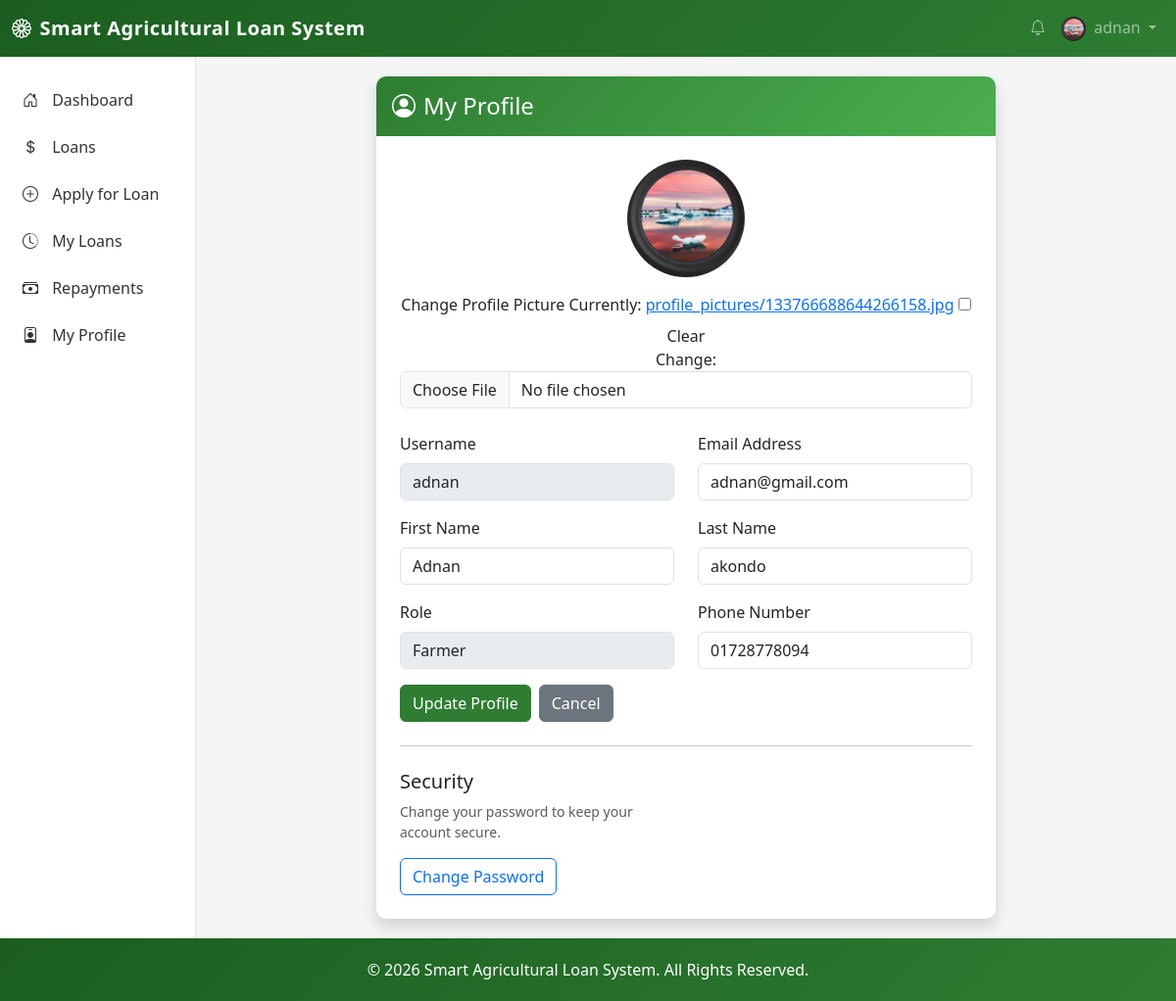
The app's page /profile/ (signed in) with its own data.
### loan_app/models.py (models this page shows, shortened)
class User(AbstractUser):
    ROLE_CHOICES = [
        ("Farmer", "Farmer"),
        ("Bank Officer", "Bank Officer"),
        ("Admin", "Admin"),
    ]
    role = models.CharField(max_length=20, choices=ROLE_CHOICES, default="Farmer")
    phone_number = models.CharField(max_length=20, blank=True)
    profile_picture = models.ImageField(
        upload_to="profile_pictures/", blank=True, null=True
    )
    is_verified = models.BooleanField(default=False)
    nid_card_front = models.FileField(
        upload_to="nid_cards/",
        blank=True,
        null=True,
        help_text="Upload NID card front side",
    )
    nid_card_back = models.FileField(
        upload_to="nid_cards/",
        blank=True,
        null=True,
        help_text="Upload NID card back side",
    )
    nid_verified = models.BooleanField(
        default=False, help_text="Whether NID has been verified by bank officer"
    )
    nid_verified_by = models.ForeignKey(
        "self",
        on_delete=models.SET_NULL,
        null=True,
        blank=True,
        related_name="nid_verifications",
    )
    nid_verified_at = models.DateTimeField(null=True, blank=True)

### loan_app/views.py (the view)
# urls.py: path("profile/", views.profile, name="profile"),
@login_required
def profile(request):
    if request.method == "POST":
        form = UserUpdateForm(request.POST, request.FILES, instance=request.user)
        if form.is_valid():
            form.save()
            messages.success(request, "Profile updated successfully!")
            return redirect("profile")
    else:
        form = UserUpdateForm(instance=request.user)
    return render(request, "registration/profile.html", {"form": form})

### loan_app/forms.py
class UserUpdateForm(forms.ModelForm):
    email = forms.EmailField(required=True)
    phone_number = forms.CharField(max_length=20, required=False)
    role = forms.ChoiceField(choices=User.ROLE_CHOICES, required=False)
    profile_picture = forms.ImageField(
        required=False,
        widget=forms.ClearableFileInput(
            attrs={"class": "form-control", "accept": "image/*"}
        ),
    )
    class Meta:
        model = User
        fields = [
            "username",
            "email",
            "phone_number",
            "role",
            "first_name",
            "last_name",
            "profile_picture",
        ]
    def __init__(self, *args, **kwargs):
        super().__init__(*args, **kwargs)
        for field in self.fields:
            self.fields[field].widget.attrs.update({"class": "form-control"})
        self.fields["role"].disabled = True
        self.fields["username"].disabled = True

### templates/registration/profile.html (shortened to what this page needs)
{% extends 'base.html' %}
{% block content %}
<div class="row">
    <div class="col-md-8 mx-auto">
        <div class="card shadow">
            <div class="card-header py-3">
                <h4 class="mb-0"><i class="bi bi-person-circle me-2"></i>My Profile</h4>
            </div>
            <div class="card-body p-4">
                <form method="post" enctype="multipart/form-data">
                    <div class="text-center mb-4">
                        {% if user.profile_picture %}
                            <img src="{{ user.profile_picture.url }}"
                                 alt="Profile Picture"
                                 class="rounded-circle mb-3"
                                 style="width: 120px; height: 120px; object-fit: cover;">
                        {% else %}
                            <i class="bi bi-person-circle text-secondary mb-3" style="font-size: 120px;"></i>
                        {% endif %}
                        <div class="mb-3">
                            <label for="id_profile_picture" class="form-label">Change Profile Picture</label>
                            {{ form.profile_picture }}
                        </div>
                    </div>
                    <div class="row">
                        <div class="col-md-6 mb-3">
                            <label for="id_username" class="form-label">Username</label>
                            {{ form.username }}
                        </div>
                        <div class="col-md-6 mb-3">
                            <label for="id_email" class="form-label">Email Address</label>
                            {{ form.email }}
                        </div>
                    </div>
                    <div class="row">
                        <div class="col-md-6 mb-3">
                            <label for="id_first_name" class="form-label">First Name</label>
                            {{ form.first_name }}
                        </div>
                        <div class="col-md-6 mb-3">
                            <label for="id_last_name" class="form-label">Last Name</label>
                            {{ form.last_name }}
                        </div>
                    </div>
                    <div class="row">
                        <div class="col-md-6 mb-3">
                            <label for="id_role" class="form-label">Role</label>
                            {{ form.role }}
                        </div>
                        <div class="col-md-6 mb-3">
                            <label for="id_phone_number" class="form-label">Phone Number</label>
                            {{ form.phone_number }}
                        </div>
                    </div>
                    <div class="d-flex gap-2">
                        <button type="submit" class="btn btn-primary">Update Profile</button>
                        <a href="{% url 'home' %}" class="btn btn-secondary">Cancel</a>
                    </div>
                </form>
                <hr class="my-4">
                <div class="row">
                    <div class="col-md-6">
                        <h5>Security</h5>
                        <p class="text-muted small">Change your password to keep your account secure.</p>
                        <a href="{% url 'password_change' %}" class="btn btn-outline-primary">Change Password</a>
                    </div>
                </div>
            </div>
        </div>
    </div>
</div>
{% endblock %}

### templates/base.html (shortened to what this page needs)
<!DOCTYPE html>
<html lang="en">
<head>
    <link href="https://cdn.jsdelivr.net/npm/bootstrap@5.3.2/dist/css/bootstrap.min.css" rel="stylesheet">
    <link rel="stylesheet" href="https://cdn.jsdelivr.net/npm/bootstrap-icons@1.11.1/font/bootstrap-icons.css">
</head>
<body>
    <nav class="navbar navbar-expand-lg navbar-dark">
        <div class="container-fluid">
            <a class="navbar-brand" href="/">
                <i class="bi bi-flower1 me-2"></i>Smart Agricultural Loan System
            </a>
            <div class="collapse navbar-collapse" id="navbarNav">
                <ul class="navbar-nav ms-auto">
                    <li class="nav-item">
                        <a class="nav-link" href="#"><i class="bi bi-bell"></i></a>
                    </li>
                    <li class="nav-item dropdown">
                        <a class="nav-link dropdown-toggle" href="#" role="button" data-bs-toggle="dropdown">
                            {% if user.profile_picture %}
                                <img src="{{ user.profile_picture.url }}" class="rounded-circle me-1" style="width: 25px; height: 25px; object-fit: cover;">
                            {% else %}
                                <i class="bi bi-person-circle"></i>
                            {% endif %}
                            {{ user.username }}
                        </a>
                    </li>
                </ul>
            </div>
        </div>
    </nav>
    <div class="container-fluid">
        <div class="row">
            <div class="col-md-2 sidebar">
                <ul class="nav flex-column">
                    <li class="nav-item">
                        <a class="nav-link" href="{% url 'dashboard' %}">
                            <i class="bi bi-house-door"></i> Dashboard
                        </a>
                    </li>
                    {% if user.role == 'Farmer' %}
                    <li class="nav-item">
                        <a class="nav-link" href="{% url 'loan_list' %}">
                            <i class="bi bi-currency-dollar"></i> Loans
                        </a>
                    </li>
                    <li class="nav-item">
                        <a class="nav-link" href="{% url 'loan_apply' %}">
                            <i class="bi bi-plus-circle"></i> Apply for Loan
                        </a>
                    </li>
                    <li class="nav-item">
                        <a class="nav-link" href="{% url 'loan_history' %}">
                            <i class="bi bi-clock-history"></i> My Loans
                        </a>
                    </li>
                    <li class="nav-item">
                        <a class="nav-link" href="{% url 'repayment_history' %}">
                            <i class="bi bi-cash-stack"></i> Repayments
                        </a>
                    </li>
                    <li class="nav-item">
                        <a class="nav-link" href="{% url 'farmer_profile' %}">
                            <i class="bi bi-person-badge"></i> My Profile
                        </a>
                    </li>
                    {% endif %}
                </ul>
            </div>
            <div class="col-md-10 content-wrapper">
                {% block content %}{% endblock %}
            </div>
        </div>
    </div>
    <footer class="footer text-center">
        <div class="container">
            <p class="mb-0">&copy; 2026 Smart Agricultural Loan System. All Rights Reserved.</p>
        </div>
    </footer>
</body>
</html>

### templates/base.html (style rules this page uses)
:root { --agri-green: #2e7d32; --agri-green-light: #4caf50; --agri-green-dark: #1b5e20; --agri-light: #e8f5e9; }
body { background-color: #f5f5f5; min-height: 100vh; display: flex; flex-direction: column; }
.navbar { background: linear-gradient(135deg, var(--agri-green-dark), var(--agri-green)); }
.sidebar { background: white; min-height: calc(100vh - 56px); border-right: 1px solid #dee2e6; padding: 20px 0; }
.sidebar .nav-link { color: #333; padding: 12px 20px; border-left: 3px solid transparent; transition: all 0.3s; }
.sidebar .nav-link i { margin-right: 10px; }
.content-wrapper { flex: 1; padding: 20px; }
.card { border: none; border-radius: 10px; box-shadow: 0 2px 10px rgba(0,0,0,0.08); }
.card-header { background: linear-gradient(135deg, var(--agri-green), var(--agri-green-light)); color: white; border-radius: 10px 10px 0 0 !important; border: none; }
.btn-primary { background-color: var(--agri-green); border-color: var(--agri-green); }
.footer { background: linear-gradient(135deg, var(--agri-green-dark), var(--agri-green)); color: white; padding: 20px 0; margin-top: auto; }
.navbar-brand { font-weight: 600; letter-spacing: 0.5px; }

### records on screen
User: profile_picture (picture), username "adnan", email "adnan@gmail.com", first_name "Adnan", last_name "akondo", role "Farmer", phone_number "01728778094"
